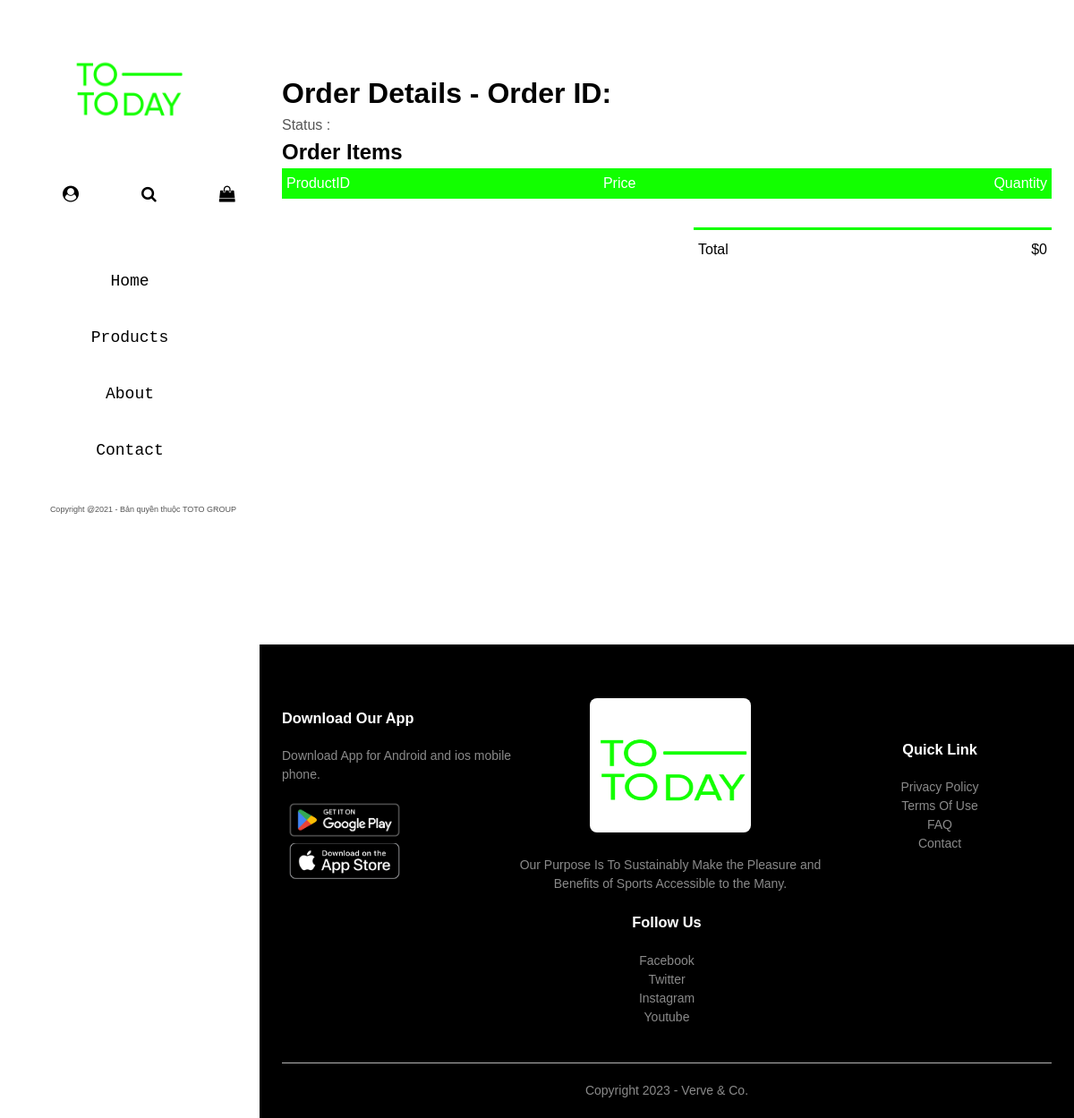
The page /order/27/ (signed in) on the database as committed earlier.
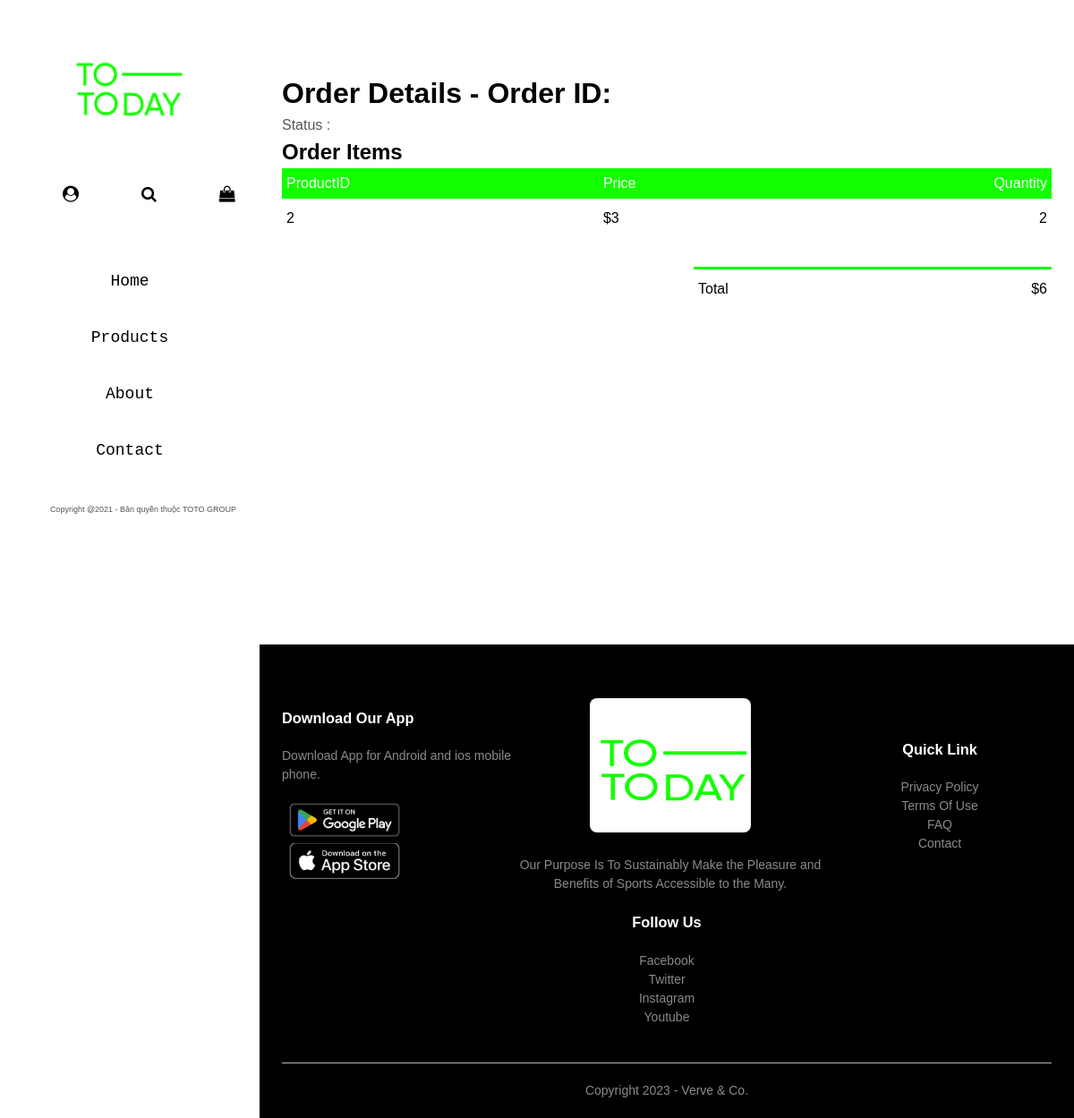
The same page on the database as committed later.
### tables this page shows
CREATE TABLE order_details
(
	order_id int,
	product_id int,
	price NUMERIC,
	quantity INT,
	FOREIGN Key (product_id) REFERENCES FASHION(id)
);

### website/views.py (the view, shortened to what this page needs)
@views.route('/order/', defaults={'order_id':None}, methods = ['GET'])
@views.route('/order/<int:order_id>/', methods = ['GET'])
def order(order_id):
    current_username = ""
    if 'current_user' in session:
        current_username = session['current_user']['name']
    else:
        current_username = ""
    user_id = session.get('current_user',{}).get('id')
    if user_id:
        conn = sqlite3.connect(sqldbname)
        cur = conn.cursor()
        if order_id is not None:
            cur.execute('Select * from "order" where id = ? and user_id = ?',(order_id,user_id))
            order = cur.fetchone()
            cur.execute('SELECT * from order_details where order_id = ?',(order_id,))
            order_details = cur.fetchall()
            conn.close()
            return render_template('orders.html',order = order,order_details = order_details, user_name = current_username)
    flash("User not logged in")
    return redirect(url_for("auth.login"))

### website/views.py (called while the page is built)
@views.context_processor
def my_utility_processor():
    def convert_currency_to_int(currency_str):
        currency_str = currency_str.replace("$", "").replace(".", "")
        return int(currency_str)
    def convert_int_to_currency(number):
        number_str = str(number)
        currency_str = ""
        count = 0
        for digit in reversed(number_str):
            if count != 0 and count % 3 == 0:
                currency_str = "." + currency_str
            currency_str = digit + currency_str
            count += 1
        currency_str = "$" + currency_str
        return currency_str
    return dict(convert_currency_to_int=convert_currency_to_int, convert_int_to_currency=convert_int_to_currency)

### website/templates/orders.html
{%extends "index.html" %} {% block title%}Verve & Co.{%endblock%} {% block
content%}
<div class="small-container cart-page" style="min-height: 70vh;">
  <h1>Order Details - Order ID: {{ order[0] }}</h1>
  <p>Status : {{ order[3]}}</p>
  <h2>Order Items</h2>
  <table class="cart">
    <tr>
      <th>ProductID</th>
      <th>Price</th>
      <th>Quantity</th>
    </tr>
    {%set total = namespace(value=0)%} {% for item in order_details %}
    <tr>
      <td>{{ item[1] }}</td>
      <td>{{ item[2] }}</td>
      <td>{{ item[3] }}</td>
    </tr>
    {%set total.value = total.value + (convert_currency_to_int(item[2]) *
    item[3])%} {%endfor%}
  </table>
  <div class="total-price" style="margin-top: 2rem;">
    <table>
      <tr>
        <td>Total</td>
        <td>{{convert_int_to_currency(total.value)}}</td>
      </tr>
    </table>
  </div>
</div>
{%endblock%}

Rows that differ between the two databases and show on the page:
added order_details: product "2", price "$3", quantity "2"
Other text that changed with them:
{{ convert_int_to_currency(total.value) }}: "$0" → "$6"
